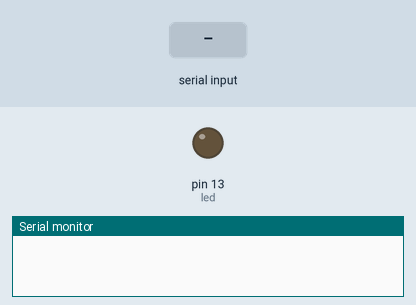
Recording of a sketch running on a simulated Arduino Uno, built with avr-gcc and run on an emulated ATmega328P. Shown: output pins drawn as LEDs (lit = HIGH), the last lines printed to the serial monitor. The test bench sets the inputs (shaded band).

Above: at 1.2 s.
1.3 s: "1" received over Serial
At 1.6 s:
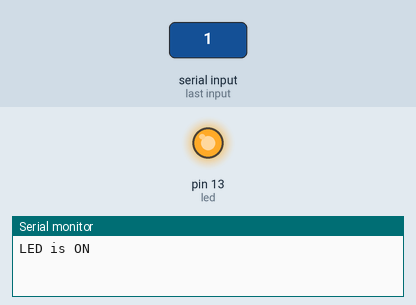
2.8 s: "0" received over Serial
At 4.0 s:
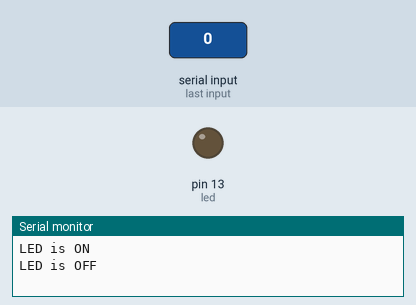
Timing chart, 0 to 5.8 s (numbered marks = the images above; inputs shaded):
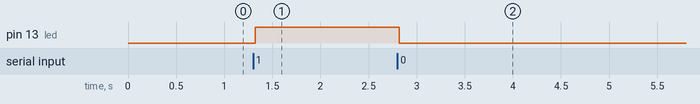

Measured:
- after the input at 1.3 s, pin 13 (led): LOW → HIGH at once
- after the input at 2.8 s, pin 13 (led): HIGH → LOW at once

The sketch:

Arduino-Serial-COM.ino
```cpp
int led = 13;
int value = 0;

void setup() {
  Serial.begin(9600);
  pinMode(led, OUTPUT);
}

void loop() {

  if (Serial.available() > 0) {
    value = Serial.read();
    delay(20);

    if (value == '1') {
      digitalWrite(led, HIGH);
      Serial.println("LED is ON");
    }

    if (value == '0') {
      digitalWrite(led, LOW);
      Serial.println("LED is OFF");
    }
  }
}
```
